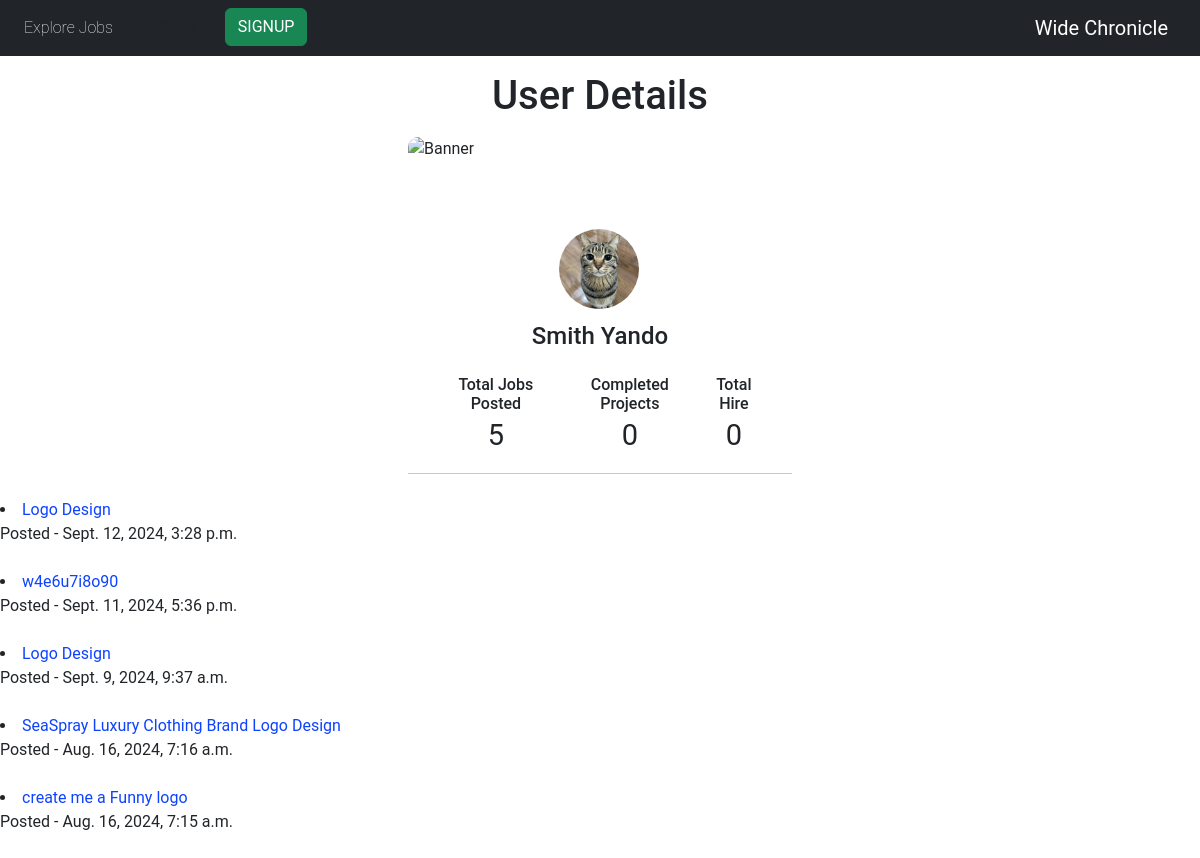
/buyer/1/, run on an earlier commit of the app's database.
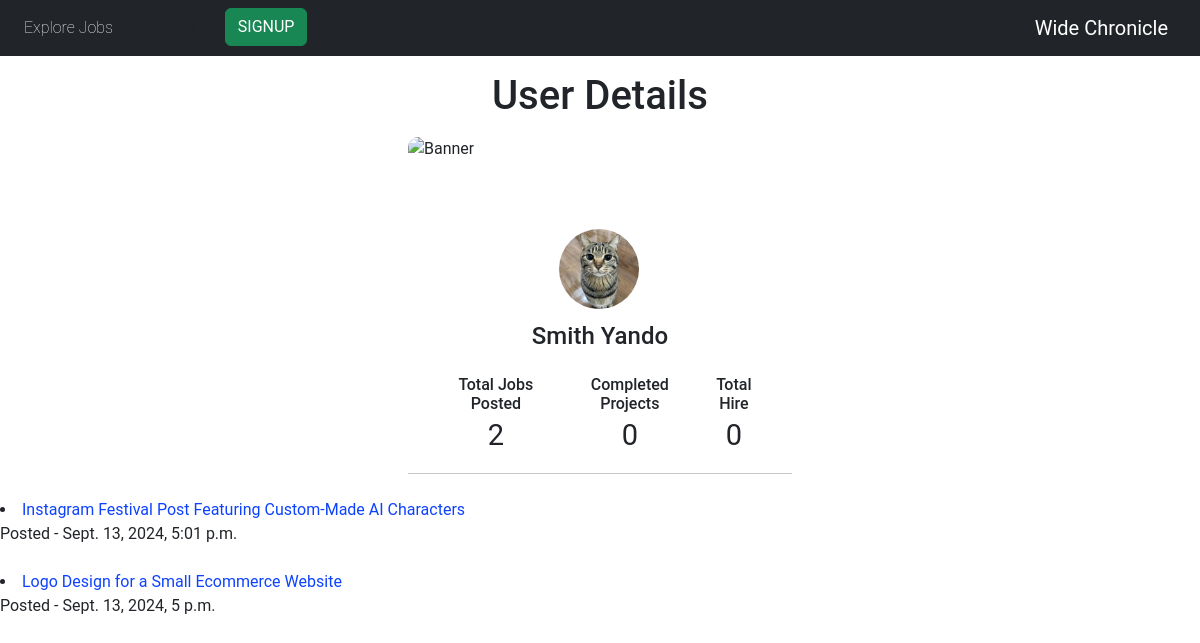
And on a later commit of the database.
### jobs/models.py (models this page shows, shortened)
class Job(models.Model):
    buyer = models.ForeignKey(Buyer, on_delete=models.CASCADE)
    title = models.CharField(max_length=200)
    budget = models.IntegerField(validators=[MinValueValidator(1000)])
    description = models.TextField()
    requirement = models.TextField()
    expertise_required = models.CharField(choices=SPECIALITY_CHOICES, max_length=50, default="None" )
    timestamp = models.DateTimeField(auto_now_add=True)
    code = models.CharField(max_length=10, unique=True, primary_key=True,)
    class Meta:
        ordering = ['-timestamp']

### jobs/views.py (the view)
# urls.py: path('buyer/<int:pk>/', BuyerDetailView.as_view(), name= 'buyer-detail'),
class BuyerDetailView(DetailView):
    model = Buyer
    template_name = 'jobs/buyer_detail.html'
    context_object_name = 'buyer'
    def get_context_data(self, **kwargs):
        context = super().get_context_data(**kwargs)
        buyer = self.object
        try:
            jobs = Job.objects.filter(buyer=buyer)
        except Job.DoesNotExist:
            jobs = []
        context['owner_id'] = buyer.owner.id
        context['jobs'] = jobs
        return context

### jobs/context_processors.py (called while the page is built)
def unread_notifications(request):
    if request.user.is_authenticated:
        unread_count = Notification.objects.filter(user=request.user, is_read=False).count()
    else:
        unread_count = 0
    return {
        'unread_notifications_count': unread_count
    }

### jobs/templates/jobs/buyer_detail.html (shortened to what this page needs)
{% extends 'jobs/_base.html' %}
{% block content %}
    <h1 class="text-center pt-3"> User Details </h1>
    <div class="container d-flex justify-content-center align-items-center">
        <div class="card">
            <div class="upper">
                <img src="https://i.imgur.com/Qtrsrk5.jpg" class="img-fluid" alt="Banner">
            </div>
            <div class="user text-center">
                <div class="profile">
                    {% if buyer.profile_pic %}
                    <div style="width: 80px; height: 80px;" class="overflow-hidden m-auto rounded-circle "><img src="{{ buyer.profile_pic.url }}" class="object-fit-cover w-100 " alt="{{ buyer.name }}"></div>
                    {% else %}
                        <img src="https://via.placeholder.com/80" class="rounded-circle" width="80" alt="Default Profile">
                    {% endif %}
                </div>
            </div>
            <div class="mt-5 text-center">
                <h4 class="mb-0">{{ buyer.name }}</h4>
                <div class="d-flex justify-content-between align-items-center mt-4 px-4">
                    <div class="stats">
                        <h6 class="mb-0">Total Jobs Posted</h6>
                        <span> {{jobs.count}}</span>
                    </div>
                    <div class="stats">
                        <h6 class="mb-0">Completed Projects</h6>
                        <span>0</span>
                    </div>
                    <div class="stats">
                        <h6 class="mb-0">Total Hire</h6>
                        <span>0</span>
                    </div>
                </div>
                <hr>
            </div>
        </div>
    </div>
    {% for job in jobs %}
    <li>
        <a href="{% url 'job-detail' job.code %}" class=" text-decoration-none"> {{ job.title }} </a> <br> Posted - {{ job.timestamp }} <br><br>
    </li>
{% endfor %}
{% endblock content %}

What changed in the data, as far as the page shows it:
removed Job: title "Logo Design", timestamp "Sept. 12, 2024, 3:28 p.m."
removed Job: title "w4e6u7i8o90", timestamp "Sept. 11, 2024, 5:36 p.m."
removed Job: title "Logo Design", timestamp "Sept. 9, 2024, 9:37 a.m."
removed Job: title "SeaSpray Luxury Clothing Brand Logo Design", timestamp "Aug. 16, 2024, 7:16 a.m."
removed Job: title "create me a Funny logo", timestamp "Aug. 16, 2024, 7:15 a.m."
added Job: title "Instagram Festival Post Featuring Custom-Made AI Characters", timestamp "Sept. 13, 2024, 5:01 p.m."
added Job: title "Logo Design for a Small Ecommerce Website", timestamp "Sept. 13, 2024, 5 p.m."
Also different on the page:
{{ jobs.count }}: "5" → "2"
